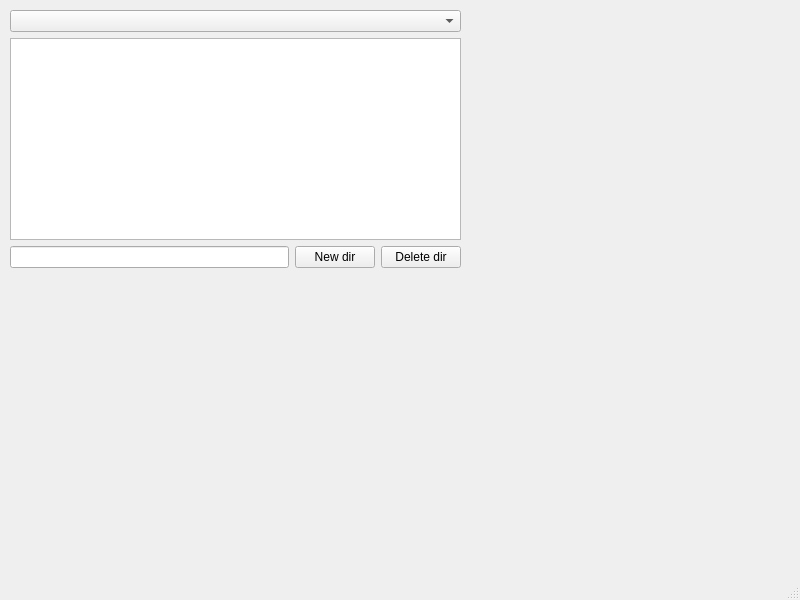
<?xml version="1.0" encoding="UTF-8"?>
<ui version="4.0">
 <class>MainWindow</class>
 <widget class="QMainWindow" name="MainWindow">
  <property name="geometry">
   <rect>
    <x>0</x>
    <y>0</y>
    <width>800</width>
    <height>600</height>
   </rect>
  </property>
  <property name="windowTitle">
   <string>MainWindow</string>
  </property>
  <widget class="QWidget" name="centralwidget">
   <widget class="QWidget" name="">
    <property name="geometry">
     <rect>
      <x>10</x>
      <y>10</y>
      <width>451</width>
      <height>258</height>
     </rect>
    </property>
    <layout class="QVBoxLayout" name="verticalLayout">
     <item>
      <widget class="QComboBox" name="comboBox"/>
     </item>
     <item>
      <widget class="QListWidget" name="listWidget"/>
     </item>
     <item>
      <layout class="QHBoxLayout" name="horizontalLayout">
       <item>
        <widget class="QLineEdit" name="lineEdit"/>
       </item>
       <item>
        <widget class="QPushButton" name="pushButton">
         <property name="text">
          <string>New dir</string>
         </property>
        </widget>
       </item>
       <item>
        <widget class="QPushButton" name="pushButton_2">
         <property name="text">
          <string>Delete dir</string>
         </property>
        </widget>
       </item>
      </layout>
     </item>
    </layout>
   </widget>
  </widget>
  <widget class="QMenuBar" name="menubar">
   <property name="geometry">
    <rect>
     <x>0</x>
     <y>0</y>
     <width>800</width>
     <height>22</height>
    </rect>
   </property>
  </widget>
  <widget class="QStatusBar" name="statusbar"/>
 </widget>
 <resources/>
 <connections/>
</ui>
